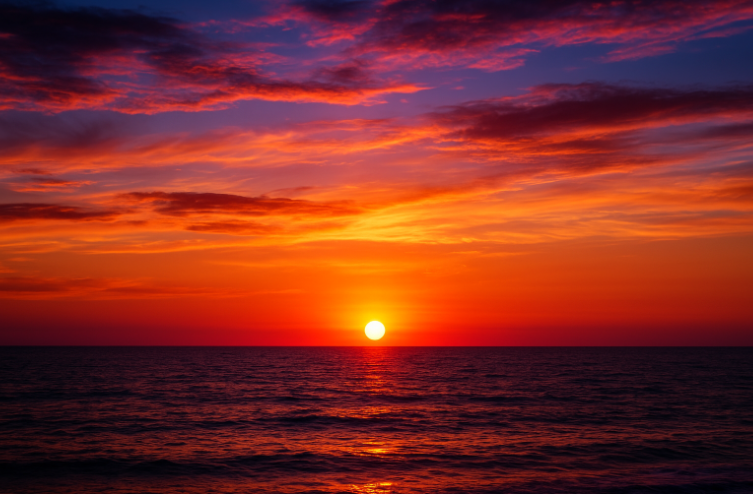
#> input picture competition/compimg.png, 753 x 494 px, found by its file name
$ python comp.py
#> lines starting #> are read from the running program, lines starting #| are printed output that depends on the picture
from PIL import Image
import matplotlib.pyplot as plt
import numpy as np
from sklearn.cluster import KMeans

# FUNCTION TO GET HEX CODES
def rgb_to_hex(r, g, b):
    return '#{:02x}{:02x}{:02x}'.format(r, g, b)

# GETTING IMAGE ATTRIBUTES
img = Image.open("/home/garv/Projects/AI/competition/compimg.png").convert('RGB')
width, height = img.size
#> width = 753; height = 494
n_colors = 3
pixels = np.array(img).reshape(-1, 3)

# TO FIND DOMINANT COLORS
kmeans = KMeans(n_clusters=n_colors, random_state=42, n_init='auto')
kmeans.fit(pixels)
dominant_colors = kmeans.cluster_centers_
dominant_colors_uint8 = dominant_colors.astype(int)

# PLOTTING THE IMAGE
fig, axes = plt.subplots(1, 2, figsize=(10, 5))
axes[0].imshow(img)
axes[0].set_title('Original Image')
axes[0].axis('off')

palette_image = np.zeros((50, 50 * n_colors, 3), dtype=np.uint8)
for i, color in enumerate(dominant_colors_uint8):
    palette_image[:, i * 50:(i + 1) * 50] = color

axes[1].imshow(palette_image)
axes[1].set_title('Dominant Colours')
axes[1].axis('off')

plt.show()
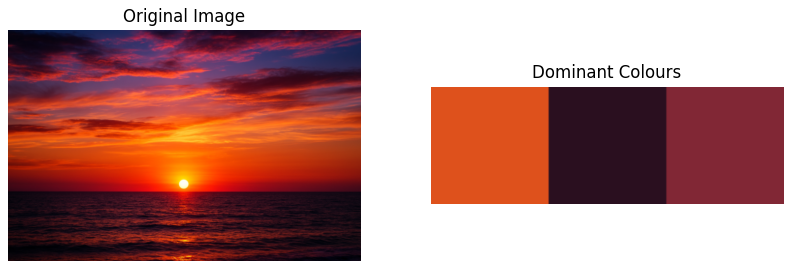
#> figure drawn by matplotlib, 2 panels

# SHOW HEX CODES OF EACH PIXEL
print(f"Hexadecimal color codes:")
for y in range(height):
    for x in range(width):
        r, g, b = img.getpixel((x, y))
        hex_code = rgb_to_hex(r, g, b)
        print(f"Pixel ({x}, {y}): {hex_code}")
